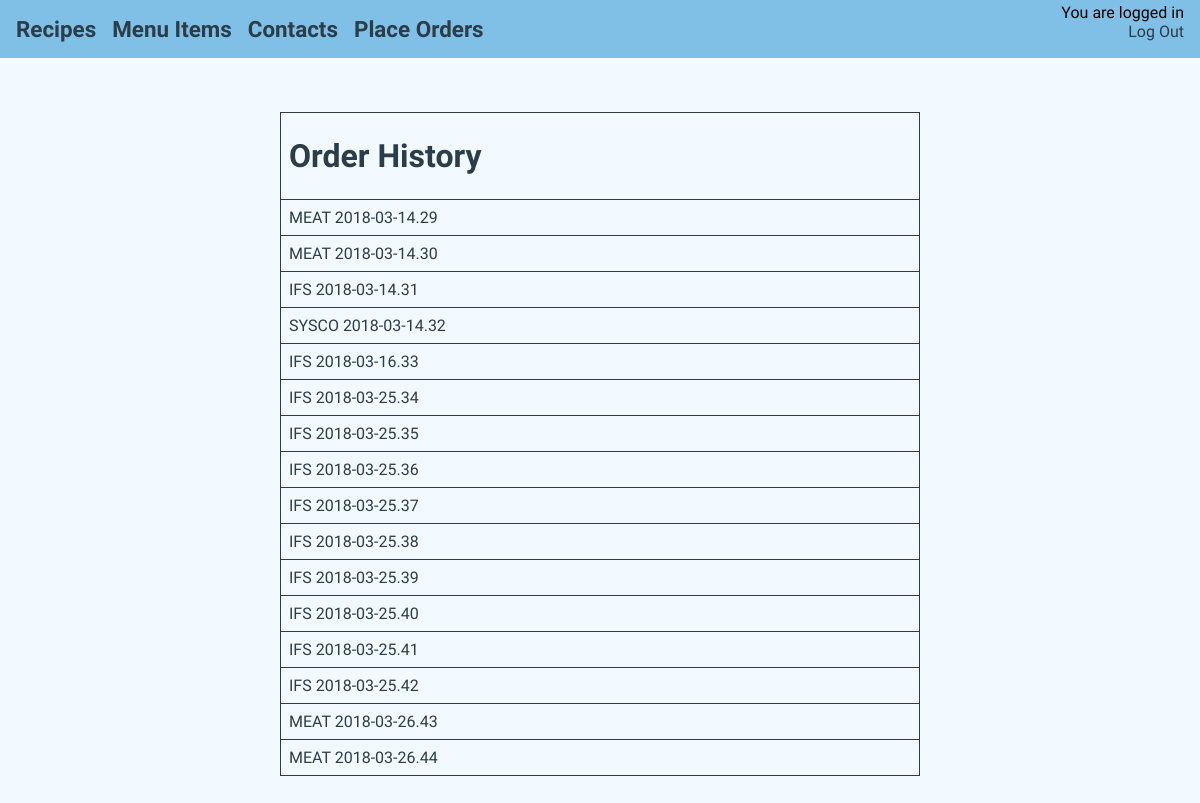
/manager/order_history (signed in), run on the app's committed database.
### manager_guide/models.py (models this page shows, shortened)
class Order(models.Model):
	purveyor = models.CharField(choices=name_choices, max_length=100)
	order_date = models.DateField(auto_now=True)
	delivery_date = models.CharField(choices=get_date_choices(7), max_length=100)
	email_sent = models.BooleanField(default=False)
	def __str__(self):
		ordernumber = self.purveyor + " " + str(self.order_date) + '.' + str(self.pk)
		return ordernumber

### manager_guide/views.py (the view)
# urls.py: url(r'^manager/order_history$', views.listorders, name='listorders'),
@login_required
def listorders(request):
	orders = Order.objects.all()
	return render(request, 'manager_guide/listorders.html', {'orders': orders})

### manager_guide/templates/manager_guide/listorders.html
{% extends 'manager_guide/base2.html' %}
{% block content %}
<div id="content_box">
	<div id="menu_tag">
		<table id="order_table">
			<tr>
				<td>
					<h1>Order History</h1>
				</td>
			</tr>
			{% for item in  orders%}
			<tr>
				<td>
					<a href="{% url 'confirmorder' pk=item.pk %}">
					<p>{{ item }}</p>
					</a>
				</td>
			</tr>
			{% endfor %}
		</table>
	</div>
</div>
{% endblock %}

### manager_guide/static/manager_guide/css/style.css (style rules this page uses)
html, body, header, h1, h2, h3, h4, p, a, div, ul, li { margin: 0; padding: 0; display: block; }
table { display: table; }
table td { display: table-cell; vertical-align: top; }
body { background: #F3FAFF; }
a { color: #2A3D49; text-decoration: none; transition: 0.4s; }
h1 { font-family: "Source Sans Pro", sans-serif; color: #2A3D49; }
#content_box { display: flex; position: absolute; top: 0; bottom: 0; left: 0; right: 0; justify-content: center; z-index: -1; }
#content_box #menu_tag { width: 60%; margin-top: 10vh; margin-bottom: 5vh; text-align: left; align-self: flex-start; }
#content_box h1, #content_box h2, #content_box h3, #content_box p { font-family: "Source Sans Pro", sans-serif; }
#content_box h1, #content_box p { margin: 1rem 0; }
#order_table { margin: 2rem auto; display: table; border-spacing: 0; border-collapse: collapse; width: 100%; max-width: 40rem; }
#order_table tr { margin: 0; }
#order_table td { border: 1px solid #2A3D49; padding: 0.5rem; margin: 0; }
#order_table p { margin: 0; }

### data on the page
Order: purveyor+order_date+id "MEAT 2018-03-14.29"
Order: purveyor+order_date+id "MEAT 2018-03-14.30"
Order: purveyor+order_date+id "IFS 2018-03-14.31"
Order: purveyor+order_date+id "SYSCO 2018-03-14.32"
Order: purveyor+order_date+id "IFS 2018-03-16.33"
Order: purveyor+order_date+id "IFS 2018-03-25.34"
Order: purveyor+order_date+id "IFS 2018-03-25.35"
Order: purveyor+order_date+id "IFS 2018-03-25.36"
Order: purveyor+order_date+id "IFS 2018-03-25.37"
Order: purveyor+order_date+id "IFS 2018-03-25.38"
Order: purveyor+order_date+id "IFS 2018-03-25.39"
Order: purveyor+order_date+id "IFS 2018-03-25.40"
Order: purveyor+order_date+id "IFS 2018-03-25.41"
Order: purveyor+order_date+id "IFS 2018-03-25.42"
Order: purveyor+order_date+id "MEAT 2018-03-26.43"
Order: purveyor+order_date+id "MEAT 2018-03-26.44"
